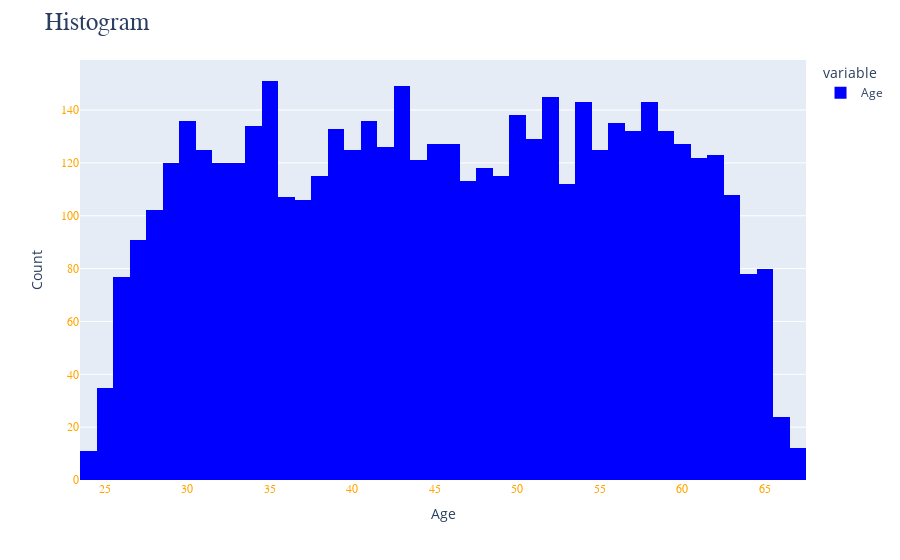

This figure's notebook cell:
### Markdown cell above
# EDA

### Code cell
fig = px.histogram(df["Age"],nbins=50,width=700,color_discrete_sequence=["blue"])

fig.update_layout(
    title=dict(text="Histogram",font_family="Serif",font_size=25),
    xaxis=dict(title="Age",tickfont_color="orange",tickfont_family="Serif"),
    yaxis=dict(title="Count",tickfont_color="orange",tickfont_family="Serif")
)

### Figure 1 — Plotly figure (JSON) as saved in the notebook; plotly's stock layout.template omitted (floating-point values rounded to 4 significant figures; data arrays with more than 128 entries replaced by an {"elided": "..."} marker saying what was removed)
{"data": [{"alignmentgroup": "True", "bingroup": "x", "hovertemplate": "variable=Age<br>value=%{x}<br>count=%{y}<extra></extra>", "legendgroup": "Age", "marker": {"color": "blue", "pattern": {"shape": ""}}, "name": "Age", "nbinsx": 50, "offsetgroup": "Age", "orientation": "v", "showlegend": true, "type": "histogram", "x": {"elided": "4948 int values"}, "xaxis": "x", "yaxis": "y"}], "layout": {"autosize": true, "barmode": "relative", "legend": {"title": {"text": "variable"}, "tracegroupgap": 0}, "margin": {"t": 60}, "title": {"font": {"family": "Serif", "size": 25}, "text": "Histogram"}, "xaxis": {"anchor": "y", "autorange": true, "domain": [0, 1], "range": [23.5, 67.5], "tickfont": {"color": "orange", "family": "Serif"}, "title": {"text": "Age"}, "type": "linear"}, "yaxis": {"anchor": "x", "autorange": true, "domain": [0, 1], "range": [0, 158.9], "tickfont": {"color": "orange", "family": "Serif"}, "title": {"text": "Count"}}}}
